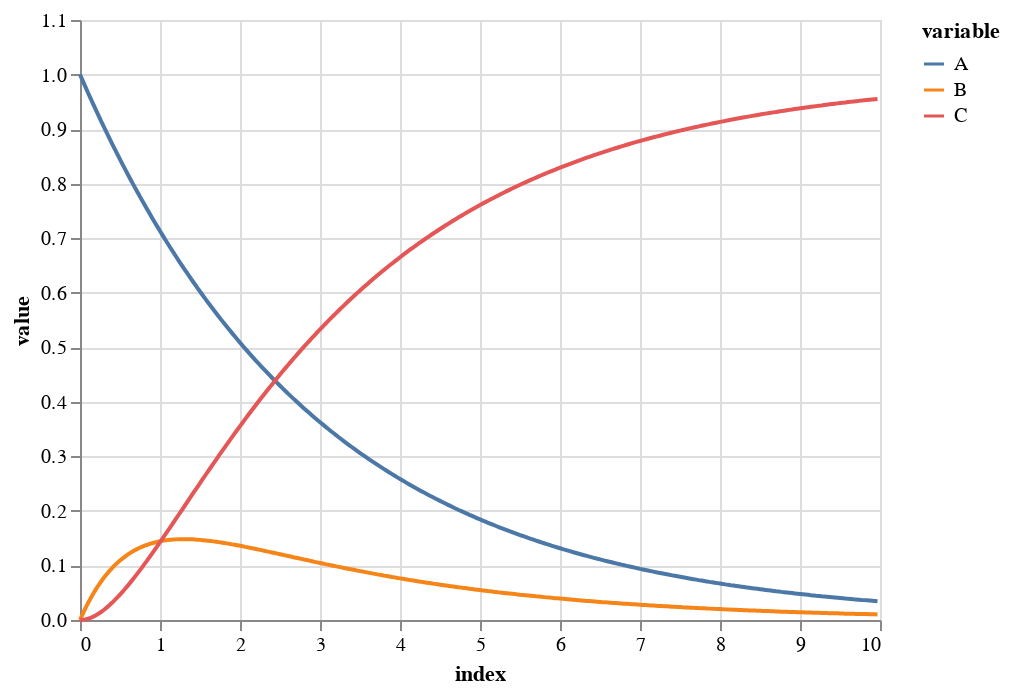

Write notebook code for a chart like this one.
### Code cell
alt.Chart(Cdfg).mark_line().encode(
  alt.X('index:Q'),
  alt.Y('value:Q'),
  alt.Color('variable:N')
)

### Figure 1 — Vega-Lite specification as saved in the notebook (floating-point values rounded to 4 significant figures; data arrays with more than 128 entries replaced by an {"elided": "..."} marker saying what was removed)
{"config": {"view": {"continuousWidth": 400, "continuousHeight": 300}}, "data": {"name": "data-949682f5da6a09f747a8f49b1e3b84f7"}, "mark": "line", "encoding": {"color": {"type": "nominal", "field": "variable"}, "x": {"type": "quantitative", "field": "index"}, "y": {"type": "quantitative", "field": "value"}}, "$schema": "https://vega.github.io/schema/vega-lite/v4.8.1.json", "datasets": {"data-949682f5da6a09f747a8f49b1e3b84f7": {"elided": "900 records"}}}
